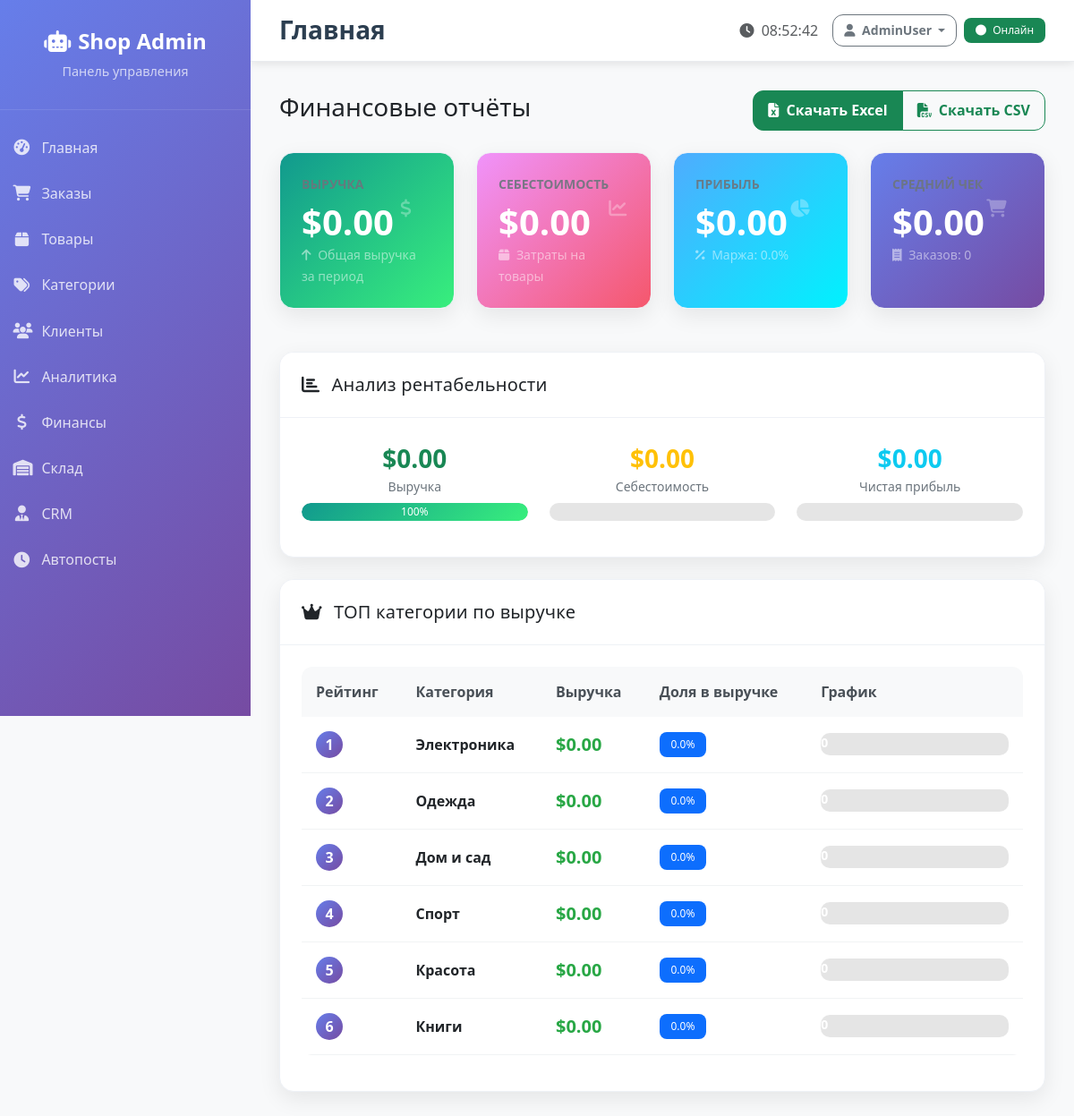
Page /financial (signed in) on the committed database.
### tables this page shows
CREATE TABLE categories (
    id INTEGER PRIMARY KEY AUTOINCREMENT,
    name TEXT NOT NULL,
    description TEXT,
    emoji TEXT,
    is_active INTEGER DEFAULT 1,
    created_at TIMESTAMP DEFAULT CURRENT_TIMESTAMP
);

### web_admin/app.py (the view)
    def decorated_function(*args, **kwargs):
        if not session.get('logged_in'):
            return redirect(url_for('login'))
        return f(*args, **kwargs)

### database.py (called while the page is built, shortened)
    def execute_query(self, query, params=None):
        try:
            conn = sqlite3.connect(self.db_path)
            cursor = conn.cursor()
            if params:
                cursor.execute(query, params)
            else:
                cursor.execute(query)
            q = query.strip().upper()
            if q.startswith('SELECT'):
                result = cursor.fetchall()
            return result
        except Exception as e:
            logging.info(f"Ошибка выполнения запроса: {e}")
            return None
        finally:
            if 'conn' in locals():
                conn.close()

### web_admin/app.py (called while the page is built)
def login_required(f):
    def decorated_function(*args, **kwargs):
        if not session.get('logged_in'):
            return redirect(url_for('login'))
        return f(*args, **kwargs)
    decorated_function.__name__ = f.__name__
    return decorated_function

### web_admin/templates/financial.html (shortened to what this page needs)
{% extends 'base.html' %}
{% block content %}
<div class="d-flex align-items-center justify-content-between mb-4">
  <h1 class="h3">Финансовые отчёты</h1>
  <div class="btn-group">
    <a href="{{ url_for('export_financial') }}" class="btn btn-success">
      <i class="fas fa-file-excel me-1"></i> Скачать Excel
    </a>
    <a href="{{ url_for('export_financial', format='csv') }}" class="btn btn-outline-success">
      <i class="fas fa-file-csv me-1"></i> Скачать CSV
    </a>
  </div>
</div>
<div class="row mb-4">
  <div class="col-xl-3 col-md-6 mb-4">
    <div class="card stat-card-success h-100">
      <div class="card-body">
        <div class="d-flex justify-content-between align-items-center">
          <div>
            <p class="stat-label mb-2">Выручка</p>
            <h2 class="stat-number mb-0">${{ '%.2f'|format(metrics.revenue or 0) }}</h2>
          </div>
          <div class="stat-icon">
            <i class="fas fa-dollar-sign"></i>
          </div>
        </div>
        <small class="text-white-50">
          <i class="fas fa-arrow-up me-1"></i>
          Общая выручка за период
        </small>
      </div>
    </div>
  </div>
  <div class="col-xl-3 col-md-6 mb-4">
    <div class="card stat-card-warning h-100">
      <div class="card-body">
        <div class="d-flex justify-content-between align-items-center">
          <div>
            <p class="stat-label mb-2">Себестоимость</p>
            <h2 class="stat-number mb-0">${{ '%.2f'|format(metrics.cost or 0) }}</h2>
          </div>
          <div class="stat-icon">
            <i class="fas fa-chart-line"></i>
          </div>
        </div>
        <small class="text-white-50">
          <i class="fas fa-box me-1"></i>
          Затраты на товары
        </small>
      </div>
    </div>
  </div>
  <div class="col-xl-3 col-md-6 mb-4">
    <div class="card stat-card-info h-100">
      <div class="card-body">
        <div class="d-flex justify-content-between align-items-center">
          <div>
            <p class="stat-label mb-2">Прибыль</p>
            <h2 class="stat-number mb-0">${{ '%.2f'|format(metrics.profit or 0) }}</h2>
          </div>
          <div class="stat-icon">
            <i class="fas fa-chart-pie"></i>
          </div>
        </div>
        <small class="text-white-50">
          <i class="fas fa-percent me-1"></i>
          Маржа: {{ '%.1f'|format(((metrics.profit or 0) / (metrics.revenue or 1) * 100) if metrics.revenue else 0) }}%
        </small>
      </div>
    </div>
  </div>
  <div class="col-xl-3 col-md-6 mb-4">
    <div class="card stat-card h-100">
      <div class="card-body">
        <div class="d-flex justify-content-between align-items-center">
          <div>
            <p class="stat-label mb-2">Средний чек</p>
            <h2 class="stat-number mb-0">${{ '%.2f'|format(metrics.aov or 0) }}</h2>
          </div>
          <div class="stat-icon">
            <i class="fas fa-shopping-cart"></i>
          </div>
        </div>
        <small class="text-white-50">
          <i class="fas fa-receipt me-1"></i>
          Заказов: {{ metrics.orders or 0 }}
        </small>
      </div>
    </div>
  </div>
</div>
<div class="row mb-4">
  <div class="col-12">
    <div class="card">
      <div class="card-header">
        <h5 class="mb-0">
          <i class="fas fa-chart-bar me-2"></i>
          Анализ рентабельности
        </h5>
      </div>
      <div class="card-body">
        <div class="row text-center">
          <div class="col-md-4 mb-3">
            <div class="summary-metric">
              <div class="summary-number text-success">${{ '%.2f'|format(metrics.revenue or 0) }}</div>
              <div class="summary-label">Выручка</div>
              <div class="progress mt-2" style="height: 20px;">
                <div class="progress-bar bg-success" style="width: 100%">100%</div>
              </div>
            </div>
          </div>
          <div class="col-md-4 mb-3">
            <div class="summary-metric">
              <div class="summary-number text-warning">${{ '%.2f'|format(metrics.cost or 0) }}</div>
              <div class="summary-label">Себестоимость</div>
              <div class="progress mt-2" style="height: 20px;">
              </div>
            </div>
          </div>
          <div class="col-md-4 mb-3">
            <div class="summary-metric">
              <div class="summary-number text-info">${{ '%.2f'|format(metrics.profit or 0) }}</div>
              <div class="summary-label">Чистая прибыль</div>
              <div class="progress mt-2" style="height: 20px;">
              </div>
            </div>
          </div>
        </div>
      </div>
    </div>
  </div>
</div>
{% if by_cat %}
<div class="row">
  <div class="col-12">
    <div class="card">
      <div class="card-header">
        <h5 class="mb-0">
          <i class="fas fa-crown me-2"></i>
          ТОП категории по выручке
        </h5>
      </div>
      <div class="card-body">
        <div class="table-responsive">
          <table class="table table-hover">
            <thead>
              <tr>
                <th>Рейтинг</th>
                <th>Категория</th>
                <th>Выручка</th>
                <th>Доля в выручке</th>
                <th>График</th>
              </tr>
            </thead>
            <tbody>
              {% for row in by_cat %}
              <tr>
                <td>
                  <div class="financial-ranking-badge">{{ loop.index }}</div>
                </td>
                <td>
                  <strong>{{ row[0] or 'Без категории' }}</strong>
                </td>
                <td>
                  <span class="order-total-amount">${{ '%.2f'|format(row[1] or 0) }}</span>
                </td>
                <td>
                  {% set share = ((row[1] or 0) / (metrics.revenue or 1) * 100) if metrics.revenue else 0 %}
                  <span class="badge bg-primary">{{ '%.1f'|format(share) }}%</span>
                </td>
                <td style="width: 30%;">
                  <div class="progress" style="height: 25px;">
                    <div class="financial-progress-bar"
                         style="width: {{ share }}%">
                      ${{ '%.0f'|format(row[1] or 0) }}
                    </div>
                  </div>
                </td>
              </tr>
              {% endfor %}
            </tbody>
          </table>
        </div>
      </div>
    </div>
  </div>
</div>
{% endif %}
{% endblock %}

### web_admin/static/css/admin.css (style rules this page uses)
:root { --primary-gradient: linear-gradient(135deg, #667eea 0%, #764ba2 100%); --success-gradient: linear-gradient(135deg, #11998e 0%, #38ef7d 100%); --warning-gradient: linear-gradient(135deg, #f093fb 0%, #f5576c 100%); --info-gradient: linear-gradient(135deg, #4facfe 0%, #00f2fe 100%); --sidebar-width: 280px; }
body { font-family: 'Segoe UI', Tahoma, Geneva, Verdana, sans-serif; background-color: #f8f9fa; }
.card { border: none; border-radius: 16px; box-shadow: 0 4px 20px rgba(0,0,0,0.08); transition: all 0.3s ease; overflow: hidden; }
.card-header { background: white; border-bottom: 1px solid #f1f3f4; padding: 1.5rem; font-weight: 600; }
.card-body { padding: 1.5rem; }
.stat-card { background: var(--primary-gradient); color: white; border: none; }
.stat-card-success { background: var(--success-gradient); color: white; }
.stat-card-warning { background: var(--warning-gradient); color: white; }
.stat-card-info { background: var(--info-gradient); color: white; }
.stat-number { font-size: 2.5rem; font-weight: 700; margin: 0; }
.stat-label { font-size: 0.9rem; opacity: 0.9; margin: 0; }
.stat-icon { font-size: 3rem; opacity: 0.3; }
.btn { border-radius: 10px; font-weight: 500; padding: 0.6rem 1.5rem; transition: all 0.3s ease; }
.table { border-radius: 12px; overflow: hidden; }
.table thead th { background-color: #f8f9fa; border: none; font-weight: 600; color: #495057; padding: 1rem; }
.table tbody td { padding: 1rem; border-color: #f1f3f4; vertical-align: middle; }
.progress { height: 8px; border-radius: 10px; background-color: rgba(0,0,0,0.1); }
.progress-bar { border-radius: 10px; background: var(--success-gradient); }
.badge { border-radius: 8px; font-weight: 500; padding: 0.5rem 0.8rem; }
.card { animation: fadeInUp 0.6s ease-out; }
.summary-metric { text-align: center; }
.summary-number { font-size: 1.75rem; font-weight: bold; color: #667eea; }
.summary-label { font-size: 0.875rem; color: #6c757d; }
.stat-icon { width: 50px; height: 50px; border-radius: 50%; display: flex; align-items: center; justify-content: center; font-size: 1.25rem; margin-right: 1rem; color: white; }
.stat-label { font-size: 0.875rem; color: #6c757d; margin-bottom: 0.25rem; text-transform: uppercase; font-weight: 600; }
.order-total-amount { font-size: 1.25rem; font-weight: bold; color: #28a745; }
.financial-progress-bar { height: 20px; background: var(--success-gradient); border-radius: 10px; display: flex; align-items: center; justify-content: center; color: white; font-weight: bold; font-size: 0.875rem; }
.financial-ranking-badge { width: 30px; height: 30px; border-radius: 50%; background: var(--primary-gradient); color: white; display: flex; align-items: center; justify-content: center; font-weight: bold; }
:root { --tile-min-height: 180px; --tile-radius: 16px; --tile-shadow: 0 8px 24px rgba(0,0,0,0.08); --tile-shadow-hover: 0 16px 40px rgba(102,126,234,0.25); --brand: #667eea; }
.card { border-radius: 16px; border: 1px solid #eef1f6; box-shadow: var(--tile-shadow); }
.card-header { border-bottom: 1px solid #eef1f6; background: #fff; }
.page-title, .card-header h5 { letter-spacing: .2px; }
.btn { border-radius: 12px; padding: .6rem 1rem; font-weight: 600; }

### rows in the picture
categories: name "Электроника", row "0.00", share "0.0", row "0"
categories: name "Одежда", row "0.00", share "0.0", row "0"
categories: name "Дом и сад", is_active "0.00", share "0.0", is_active "0"
categories: name "Спорт", row "0.00", share "0.0", row "0"
categories: name "Красота", row "0.00", share "0.0", row "0"
categories: name "Книги", row "0.00", share "0.0", row "0"

### other values in the picture
{{ '%.2f'|format(metrics.revenue or 0) }} "0.00"
{{ '%.2f'|format(metrics.cost or 0) }} "0.00"
{{ '%.2f'|format(metrics.profit or 0) }} "0.00"
{{ '%.2f'|format(metrics.aov or 0) }} "0.00"
{{ metrics.orders or 0 }} "0"
